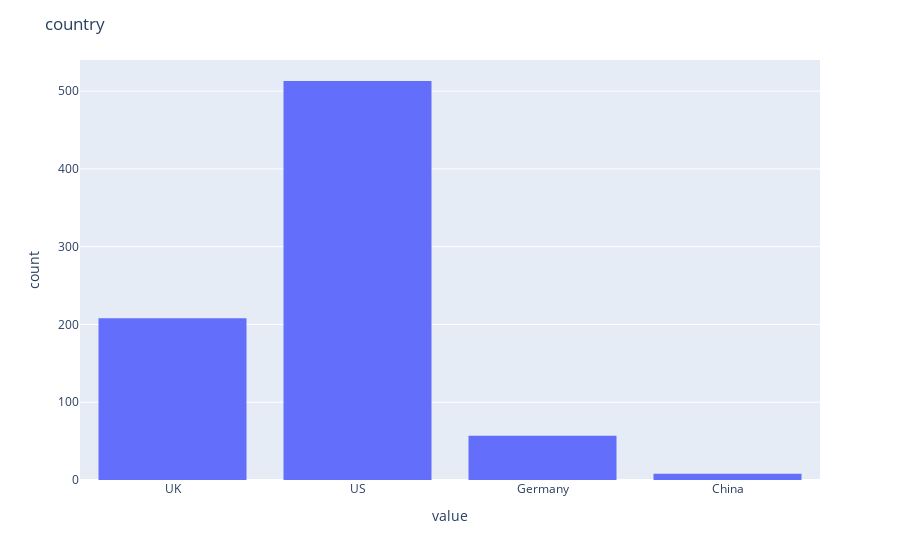
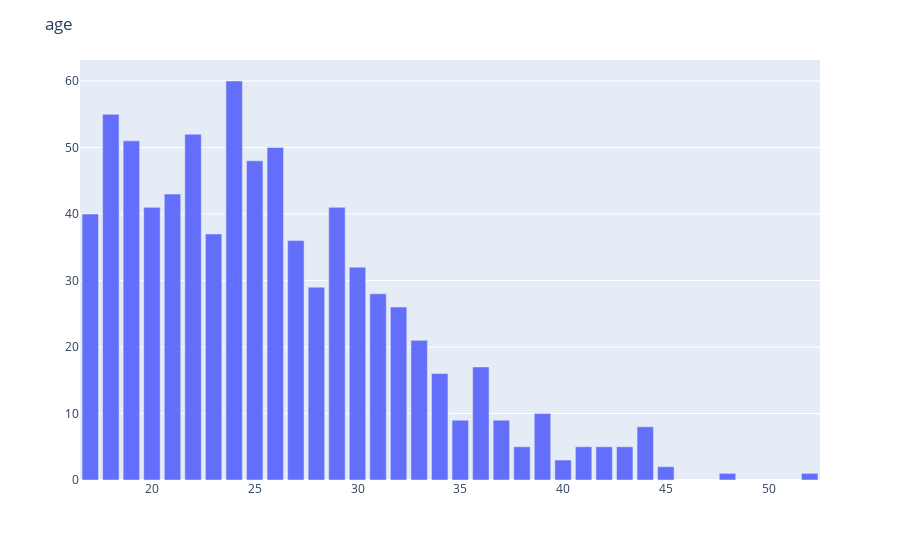
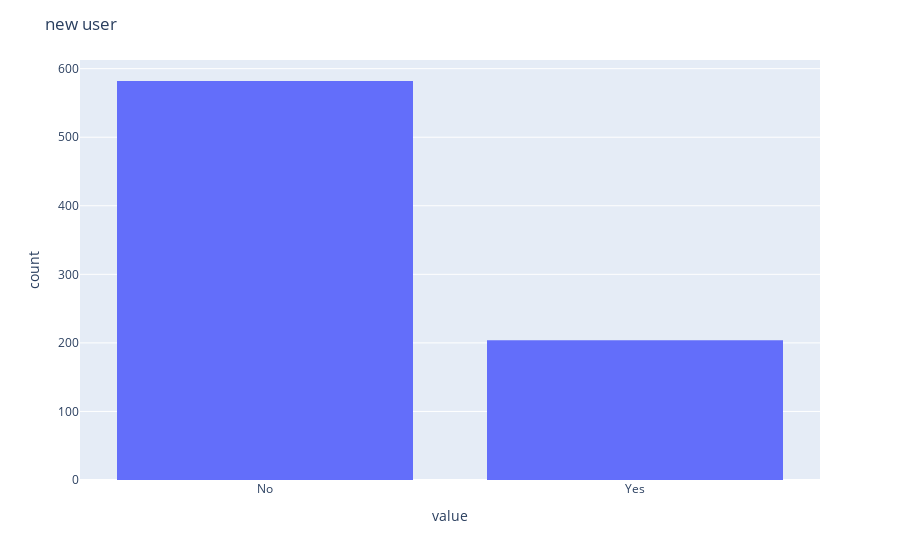
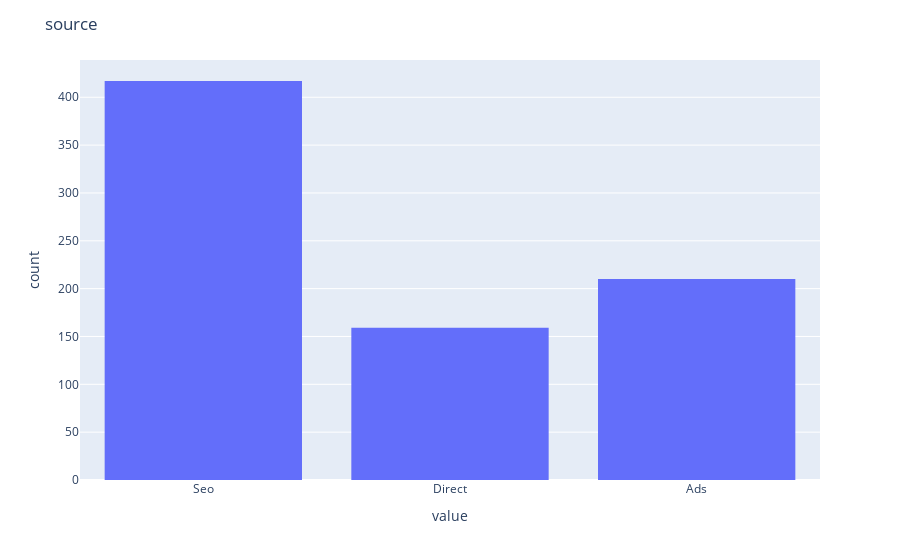

Here is the notebook cell these charts were saved with, in order:
### Markdown cell above
## Predict Converted User

### Code cell
dataset_plot = converted
target = 'converted'
explain_values = dataset_plot.drop(columns=[target])

for column in explain_values.columns:
    if dataset_plot[column].dtypes == "object":
        # Quantitative Values
        fig = px.histogram(dataset_plot[column])
        fig.update_layout(title= f"{column.replace('_', ' ')}")
        fig.update_layout(showlegend=False)
        fig.show()

    else:
        # Qualitative Values 
        cat_data = dataset_plot.groupby(column)[target].sum()
        fig = px.bar(x=cat_data.index, y=cat_data, labels=dict(x="", y=""))
        fig.update_layout(title= f"{column.replace('_', ' ')}")
        fig.show()

### Figure 1 — Plotly figure (JSON) as saved in the notebook; plotly's stock layout.template omitted (floating-point values rounded to 4 significant figures; data arrays with more than 128 entries replaced by an {"elided": "..."} marker saying what was removed)
{"data": [{"alignmentgroup": "True", "bingroup": "x", "hovertemplate": "variable=country<br>value=%{x}<br>count=%{y}<extra></extra>", "legendgroup": "country", "marker": {"color": "#636efa", "pattern": {"shape": ""}}, "name": "country", "offsetgroup": "country", "orientation": "v", "showlegend": true, "type": "histogram", "x": {"elided": "786 str values"}, "xaxis": "x", "yaxis": "y"}], "layout": {"barmode": "relative", "legend": {"title": {"text": "variable"}, "tracegroupgap": 0}, "margin": {"t": 60}, "showlegend": false, "title": {"text": "country"}, "xaxis": {"anchor": "y", "domain": [0, 1], "title": {"text": "value"}}, "yaxis": {"anchor": "x", "domain": [0, 1], "title": {"text": "count"}}}}

### Figure 2 — Plotly figure (JSON) as saved in the notebook; plotly's stock layout.template omitted (floating-point values rounded to 4 significant figures)
{"data": [{"alignmentgroup": "True", "hovertemplate": "=%{y}<extra></extra>", "legendgroup": "", "marker": {"color": "#636efa", "pattern": {"shape": ""}}, "name": "", "offsetgroup": "", "orientation": "v", "showlegend": false, "textposition": "auto", "type": "bar", "x": [17, 18, 19, 20, 21, 22, 23, 24, 25, 26, 27, 28, 29, 30, 31, 32, 33, 34, 35, 36, 37, 38, 39, 40, 41, 42, 43, 44, 45, 48, 52], "xaxis": "x", "y": [40, 55, 51, 41, 43, 52, 37, 60, 48, 50, 36, 29, 41, 32, 28, 26, 21, 16, 9, 17, 9, 5, 10, 3, 5, 5, 5, 8, 2, 1, 1], "yaxis": "y"}], "layout": {"barmode": "relative", "legend": {"tracegroupgap": 0}, "margin": {"t": 60}, "title": {"text": "age"}, "xaxis": {"anchor": "y", "domain": [0, 1], "title": {"text": ""}}, "yaxis": {"anchor": "x", "domain": [0, 1], "title": {"text": ""}}}}

### Figure 3 — Plotly figure (JSON) as saved in the notebook; plotly's stock layout.template omitted (floating-point values rounded to 4 significant figures; data arrays with more than 128 entries replaced by an {"elided": "..."} marker saying what was removed)
{"data": [{"alignmentgroup": "True", "bingroup": "x", "hovertemplate": "variable=new_user<br>value=%{x}<br>count=%{y}<extra></extra>", "legendgroup": "new_user", "marker": {"color": "#636efa", "pattern": {"shape": ""}}, "name": "new_user", "offsetgroup": "new_user", "orientation": "v", "showlegend": true, "type": "histogram", "x": {"elided": "786 str values"}, "xaxis": "x", "yaxis": "y"}], "layout": {"barmode": "relative", "legend": {"title": {"text": "variable"}, "tracegroupgap": 0}, "margin": {"t": 60}, "showlegend": false, "title": {"text": "new user"}, "xaxis": {"anchor": "y", "domain": [0, 1], "title": {"text": "value"}}, "yaxis": {"anchor": "x", "domain": [0, 1], "title": {"text": "count"}}}}

### Figure 4 — Plotly figure (JSON) as saved in the notebook; plotly's stock layout.template omitted (floating-point values rounded to 4 significant figures; data arrays with more than 128 entries replaced by an {"elided": "..."} marker saying what was removed)
{"data": [{"alignmentgroup": "True", "bingroup": "x", "hovertemplate": "variable=source<br>value=%{x}<br>count=%{y}<extra></extra>", "legendgroup": "source", "marker": {"color": "#636efa", "pattern": {"shape": ""}}, "name": "source", "offsetgroup": "source", "orientation": "v", "showlegend": true, "type": "histogram", "x": {"elided": "786 str values"}, "xaxis": "x", "yaxis": "y"}], "layout": {"barmode": "relative", "legend": {"title": {"text": "variable"}, "tracegroupgap": 0}, "margin": {"t": 60}, "showlegend": false, "title": {"text": "source"}, "xaxis": {"anchor": "y", "domain": [0, 1], "title": {"text": "value"}}, "yaxis": {"anchor": "x", "domain": [0, 1], "title": {"text": "count"}}}}
